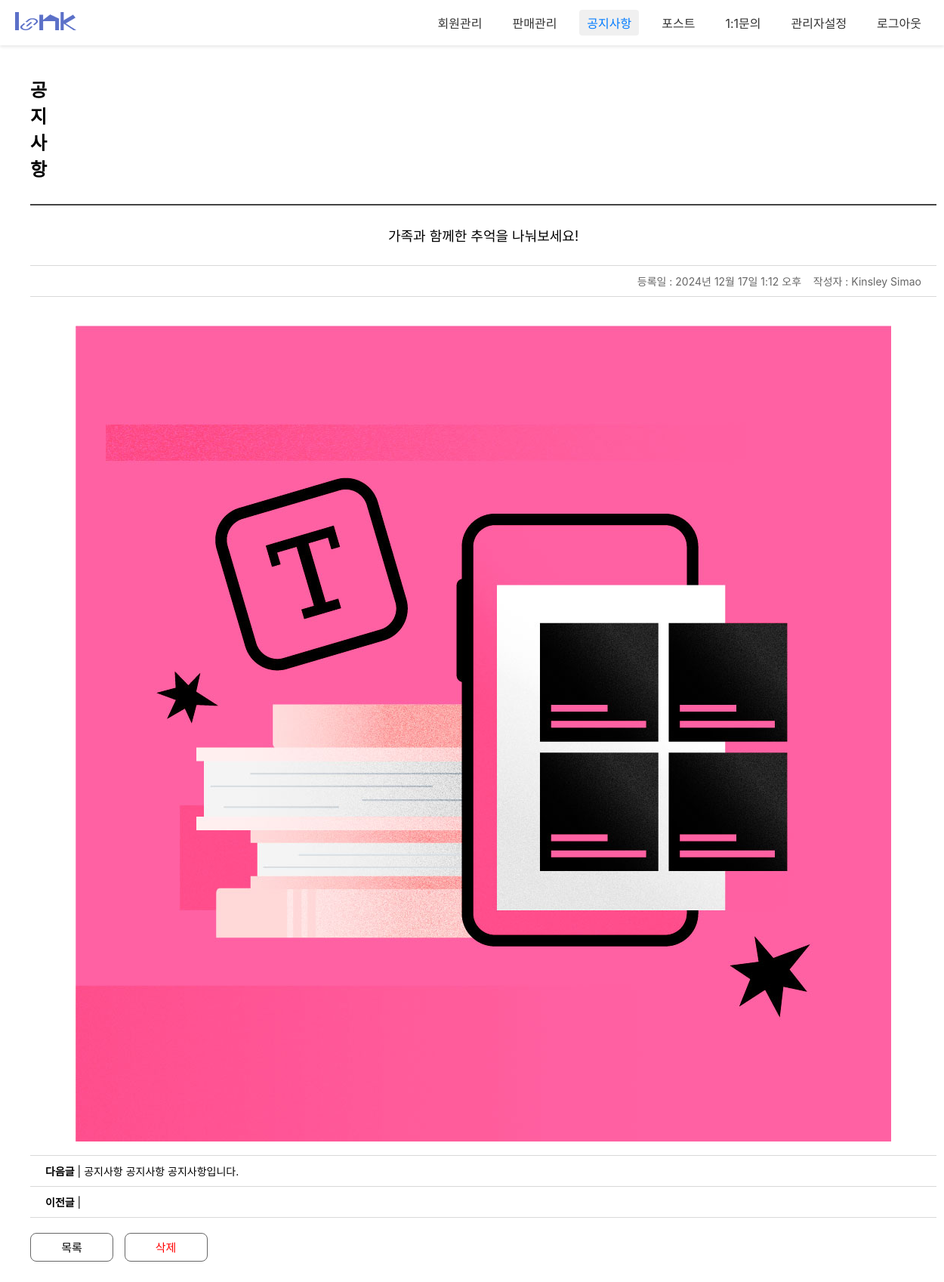
Screenshot of /admin1/admin_notiView/1/ with the database file from the repository.
### customer/models.py (models this page shows, shortened)
class NoticeBoard(models.Model):
  bno = models.AutoField(primary_key=True)
  member = models.ForeignKey(Administrator,on_delete=models.SET_NULL, null=True)
  btitle = models.CharField(max_length=1000)
  bcontent = models.TextField()
  bdate = models.DateTimeField(auto_now=True)
  bfile = models.ImageField(null=True, blank=True, upload_to='uploads/')
  bfile_thumbnail = models.ImageField(null=True, blank=True, upload_to='uploads/')
  userid = models.CharField(max_length=100,null=True, blank=True)
  bmail = models.CharField(max_length=100, null=True, blank=True)
  category = models.IntegerField(null=True, blank=False)
  status = models.CharField(max_length=50, null=True, blank=True)

### admin1/models.py (models this page shows, shortened)
class Administrator(models.Model):
  ano = models.IntegerField(default=0)
  id = models.CharField(max_length=50,primary_key=True)
  pw = models.CharField(max_length=100)
  name = models.CharField(max_length=100)
  nickname = models.CharField(max_length=100,default='관리자')
  tel = models.CharField(max_length=20,default='010-0000-0000')
  role = models.IntegerField()
  adate = models.DateTimeField(auto_now=True)

### admin1/views.py (the view)
# urls.py: path('admin_notiView/<int:bno>/', views.admin_notiView, name="admin_notiView"),
def admin_notiView(request, bno):
	qs = NoticeBoard.objects.get(bno=bno)
	prev_qs = NoticeBoard.objects.filter(bno__lt=bno, category=1).order_by('-bno').first()
	next_qs = NoticeBoard.objects.filter(bno__gt=bno, category=1).order_by('bno').first()
	context = {
		"noti": qs,
		"prev_board": prev_qs,
		"next_board": next_qs,
	}
	return render(request, 'admin_notiView.html', context)

### admin1/templates/admin_notiView.html (shortened to what this page needs)
{% load static %}
<!DOCTYPE html>
<html lang="ko">
<head>
<link rel="stylesheet" href="{% static 'css/admin1/admin_notiWrite.css'%}">
<link rel="stylesheet" href="{% static 'css/admin1/admin_login.css'%}">
</head>
<body>
	<nav class="gnb">
		<a href="#" class="logo"><img src="/static/images/admin1/logo_sample.png" alt=""></a>
		<div class="menu">
			<a href="/admin1/admin_memList/">회원관리</a>
			<a href="#">판매관리</a>
			<a href="/admin1/admin_noticeList/" class='active'>공지사항</a>
			<a href="/admin1/admin_postList/">포스트</a>
			<a href="/admin1/admin_qList/" >1:1문의</a>
			<a href="/admin1/admin_adminList/">관리자설정</a>
			<a id='a_logout'>로그아웃</a>
		</div>
	</nav>
	<div class="container">
		<div class="con_header">
			<h2>공지사항</h2>
		</div>
		<div id="view_wrap">
			<table>
				<tr class="first_row">
					<td colspan='2'>{{noti.btitle}}</td>
				</tr>
				<tr class='info_row'>
					<td colspan='2'>등록일 : {{noti.bdate}}&nbsp&nbsp&nbsp&nbsp작성자 : {{noti.member.name}}</td>
				</tr>
				<tr>
					<td colspan="2" class='content'>
						<br>
						{% if noti.bfile %}
						<img src="{{noti.bfile.url}}" alt="{{noti.bfile}}">
						{% endif %}
					</td>
				</tr>
				<tr>
					<td colspan="2"><strong>다음글</strong> <span class="separator">|</span><a href="/admin1/admin_notiView/{{next_board.bno}}/">&nbsp{{next_board.btitle}}</a></td>
				</tr>
				<tr>
					<td colspan="2"><strong>이전글</strong> <span class="separator">|</span><a href="/admin1/admin_notiView/{{prev_board.bno}}/">&nbsp{{prev_board.btitle}}</a></td>
				</tr>
			</table>
			<button type='button' id='lBtn'>목록</button>
			<button type='button' id='delBtn' style='color:red;'>삭제</button>
		</div>
	</div>
</body>
</html>

### static/css/admin1/admin_notiWrite.css (style rules this page uses)
* { margin: 0; padding: 0; font-family: "Pretendard Variable", Pretendard, -apple-system, BlinkMacSystemFont, system-ui, Roboto, "Helvetica Neue", "Segoe UI", "Apple SD Gothic Neo", "Noto Sans KR", "Malgun Gothic", "Apple Color Emoji", "Segoe UI Emoji", "Segoe UI Symbol", sans-serif; }
.container { width: 100%; height: 1200px; padding: 40px 40px 0 40px; box-sizing: border-box; margin-bottom: 40px; }
.con_header { display: flex; gap: 10px; }
.con_header h2 { margin-right: 1520px; }
#view_wrap table { margin-top: 30px; width: 1200px; border-collapse: collapse; margin-bottom: 20px; }
#view_wrap table td { padding: 10px 20px; box-sizing: border-box; }
#view_wrap table .first_row { text-align: center; height: 80px; font-size: 18px; border-top: 2px solid #444; border-bottom: 1px solid #d9d9d9; }
#view_wrap table .info_row { text-align: right; height: 28px; font-size: 14px; color: #666; border-bottom: 1px solid #d9d9d9; }
#view_wrap table .content { text-align: center; font-size: 16px; line-height: 28px; height: 30px; border-bottom: 1px solid #d9d9d9; }
#view_wrap table tr { font-size: 14px; height: 24px; border-bottom: 1px solid #d9d9d9; }
#view_wrap table img { margin: 0 auto; }
#view_wrap button { width: 110px; height: 38px; font-size: 15px; margin-bottom: 40px; margin-right: 10px; background: #fff; border: 1px solid #666; border-radius: 8px; cursor: pointer; }

### static/css/admin1/admin_login.css (style rules this page uses)
* { margin: 0; padding: 0; font-family: "Pretendard Variable", Pretendard, -apple-system, BlinkMacSystemFont, system-ui, Roboto, "Helvetica Neue", "Segoe UI", "Apple SD Gothic Neo", "Noto Sans KR", "Malgun Gothic", "Apple Color Emoji", "Segoe UI Emoji", "Segoe UI Symbol", sans-serif; }
a { text-decoration: none; color: inherit; cursor: pointer; }
.gnb { display: flex; align-items: center; justify-content: space-between; height: 60px; background-color: #ffffff; padding: 0 20px; box-shadow: 0 2px 4px rgba(0, 0, 0, 0.1); }
.gnb .logo { font-size: 20px; font-weight: bold; color: #333; text-decoration: none; }
.gnb .menu { display: flex; gap: 20px; }
.gnb .menu a { text-decoration: none; color: #333; font-size: 16px; padding: 5px 10px; border-radius: 4px; transition: background-color 0.3s, color 0.3s; }
.gnb .menu a:hover, .gnb .menu a.active { background-color: #f0f0f0; color: #007bff; }

### rows the page displays
NoticeBoard: btitle "가족과 함께한 추억을 나눠보세요!", bdate "2024년 12월 17일 1:12 오후", member.name "Kinsley Simao", bfile (picture)
NoticeBoard: btitle "공지사항 공지사항 공지사항입니다."
